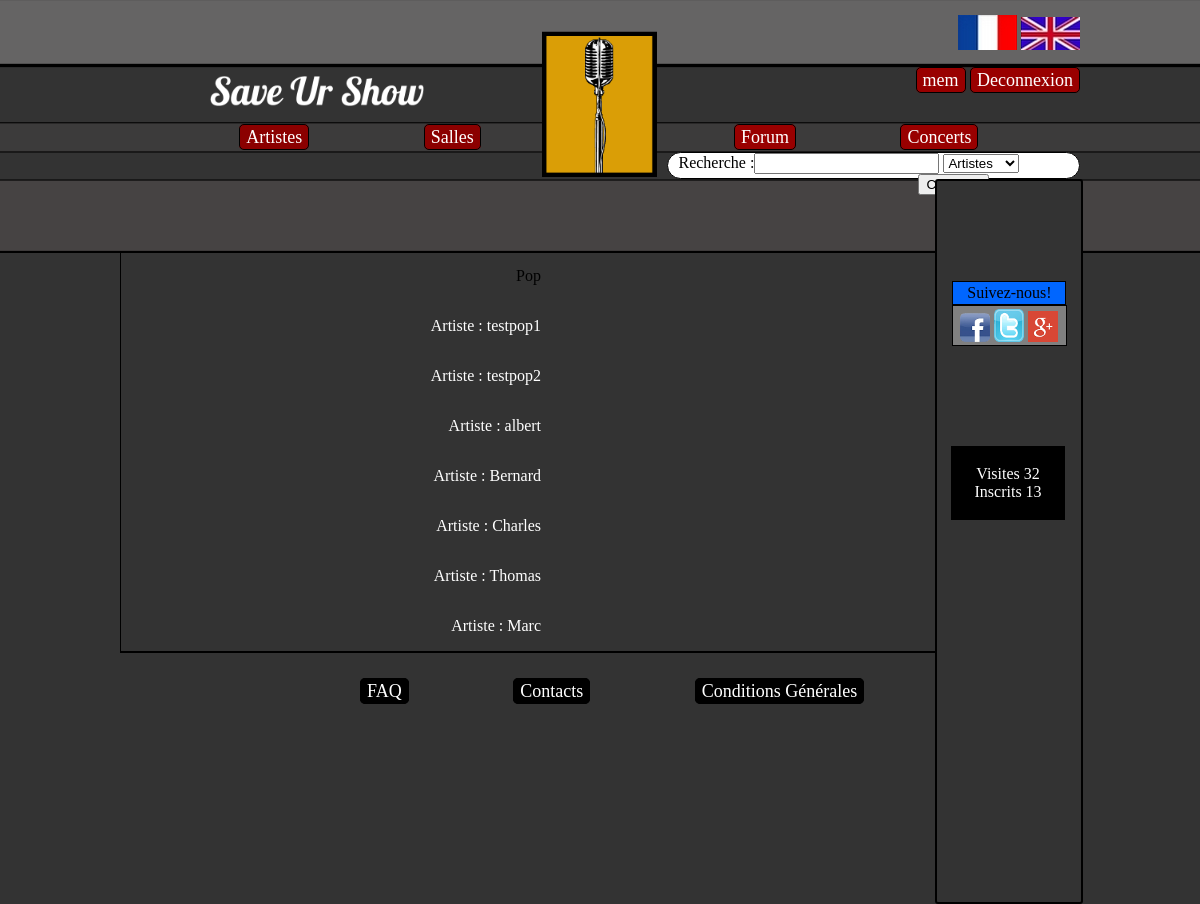
The app's page /SaveUrShow/index.php?page=genre&genre=pop (signed in) with its own data.
### tables this page shows
CREATE TABLE IF NOT EXISTS `statistique` (
  `ID` int(11) NOT NULL AUTO_INCREMENT,
  `nombre_inscrit` int(11) DEFAULT NULL,
  `nombre_visite` int(11) DEFAULT NULL,
  PRIMARY KEY (`ID`)
);

CREATE TABLE IF NOT EXISTS `artiste` (
  `ID` int(11) NOT NULL AUTO_INCREMENT,
  `nom_artiste` varchar(25) NOT NULL,
  `date_ajout_artiste` datetime DEFAULT NULL,
  `image_artiste` varchar(255) DEFAULT NULL,
  `bio_artiste` text,
  `ID_genre` int(11) NOT NULL,
  PRIMARY KEY (`ID`)
);

### SaveUrShow/controleurs/genre.php (called while the page is built)
<?php
	include('modeles/modele_recherche.php');
	$genre = $_GET['genre'];
	$ID=searchGenre($genre);
	$reqGenre=searchIDArtiste($ID['ID']);
	include('vues/header.php');
	include('vues/vue_resultatGenre.php');
	include('vues/footer.php');
 ?>

### SaveUrShow/controleurs/fr.php (called while the page is built, shortened)
<?php
	$DECONNEXION = 'Deconnexion';
	$TXT_ARTISTES = 'Artistes';
	$TXT_SALLES = 'Salles';
	$TXT_CONCERTS = 'Concerts';
	$TXT_FORUM = 'Forum';
	$RECHERCHE = 'Recherche :';
	$TXT_SUIVRE = 'Suivez-nous!';
	$TXT_CONNECTES = 'Visites';
	$TXT_INSCRITS = 'Inscrits';
	$TXT_ARTISTE = 'Artiste';
$POP = 'Pop';
 ?>

### SaveUrShow/modeles/modele_stat.php (called while the page is built, shortened)
<?php
	function nbrVisite(){
	global $bdd;
	$req = $bdd -> prepare("SELECT nombre_visite FROM statistique");
	$req -> execute();
	$res = $req->fetch();
	return $res[0];
	}
	function nbrInscrit(){
		global $bdd;
		$req = $bdd -> prepare("SELECT count(ID) FROM membre");
		$req -> execute();
	$res = $req->fetch();
	return $res['count(ID)'];
	}
 ?>

### SaveUrShow/modeles/modele_recherche.php (called while the page is built, shortened)
<?php
	function searchGenre($genre){
		global $bdd;
			$req = $bdd -> query("SELECT ID FROM genre WHERE genre like '%$genre%'");
			 $data=$req->fetch();
			return $data;
	}
	function searchIDArtiste($ID){
		global $bdd;
			$req = $bdd -> query("SELECT nom_artiste FROM artiste WHERE ID_genre = '$ID'");
			return $req;
	}
?>

### SaveUrShow/vues/vue_resultatGenre.php (the view)
<?php
	if ($genre == 'pop'){
		echo '<p class="standard"> '.$POP.'';
	}
	elseif ($genre == 'classique') {
		echo '<p class="standard"> '.$CLASSIC.'';
	}
	elseif ($genre == 'worldMusic') {
		echo '<p class="standard"> '.$_MUSIQUE_MONDE.'';
	}
	elseif ($genre == 'metal') {
		echo '<p class="standard"> '.$METAL.'';
	}
	elseif ($genre == 'reggae') {
		echo '<p class="standard"> '.$REGGAE.'';
	}
	elseif ($genre == 'variete') {
		echo '<p class="standard"> '.$VARIETE.'';
	}
	elseif ($genre == 'alternatif') {
		echo '<p class="standard"> '.$ALTERNATIF.'';
	}
	elseif ($genre == 'electro') {
		echo '<p class="standard"> '.$ELECT.'';
	}
	elseif ($genre == 'rb') {
		echo '<p class="standard"> '.$_R_B.'';
	}
	elseif ($genre == 'jazz') {
		echo '<p class="standard"> '.$JAZZ.'';
	}
	elseif ($genre == 'rap') {
		echo '<p class="standard"> '.$RAP.'';
	}
	elseif ($genre == 'rock') {
		echo '<p class="standard"> '.$ROCK.'';
	}
	foreach ($reqGenre as $nom_artiste) {
				echo '<p class="standard"> <a href="?page=artiste&artiste='.$nom_artiste['nom_artiste'].'"> '.$TXT_ARTISTE.' : '.$nom_artiste['nom_artiste'].'</a><br /></p>';
			}
 ?>

### SaveUrShow/vues/header.php (shortened to what this page needs)
<!doctype html>
<html lang="en">
<head>
<link rel="stylesheet" href="ressources/style.css" type="text/css" media="screen" />
<body>
<header>
	<div id="logo">
	</div>
	<a href="?page=accueil"><div id="nom">
	</div></a>
	<div id="drapeau">
	<a href="?page=select_lang&lang=fr"> <img src="ressources/image/drap_fr.png" alt="Version Française" /></a>
	<a href="?page=select_lang&lang=en"> <img src="ressources/image/drap_en.png" alt="Version Anglaise"/></a>
	</div>
	<div id="connexion">
		<ul>
			<?php
			if (!isset($_SESSION['pseudo'])){
				echo '
				<li class="zone1"><a href="?page=connexion">'.$CONNEXION.'</a></li>
				<li class="zone1"><a href="?page=inscription">'.$INSCRIPTION.'</a></li>';
			}else{
				echo'
				<li class="zone1"><a href="?page=profil&profil='.$_SESSION['pseudo'].'">'.$_SESSION['pseudo'].'</a></li>
				<li class="zone1"><a href="?page=deconnexion">'.$DECONNEXION.'</a></li>';
			}
			 ?>
		</ul>
	</div>
	<div id="artistes_salles">
		<ul>
			<li class="boutons1"><a href="?page=listeartiste"><?php echo $TXT_ARTISTES;?></a></li>
			<li class="boutons1"><a href="?page=listeSalles"><?php echo $TXT_SALLES;?></a></li>
		</ul>
	</div>
	<div id="forum_concerts">
		<ul>
			<li class="boutons2"><a href="?page=forum"><?php echo $TXT_FORUM;?></a></li>
			<li class="boutons2"><a href="?page=listeConcerts"><?php echo $TXT_CONCERTS;?></a></li>
		</ul>
	</div>
	<div class="Rechercher">
			<form action="index.php?page=recherche" method="post" name="Recherche">
			<label><?php echo $RECHERCHE;?></label><input type="text" name="mot_cle" id="mot_cle"/>
					<select name="type_recherche">
						<option value="1"><?php echo $TXT_ARTISTES;?></option>
					</select>
			</form>
	</div>
	<span id="bordure">
	<div id="Suivre"><span class="a3"><?php echo $TXT_SUIVRE;?></span>
	</div>
	<div class="reseaux">
		<div> <a href="https://www.facebook.com/pages/Save-Ur-Show/281799091982222?fref=ts"> <img class="reseauxsociaux" src="ressources/image/facebook.png" /></a> <span></span>
		</div>
		<div> <a href="https://twitter.com/SaveUrShow01"> <img class="reseauxsociaux" src="ressources/image/twitter.png"/></a> <span></span>
		</div>
		<div> <a href="https://plus.google.com/"> <img class="reseauxsociaux" src="ressources/image/g.png"/></a> <span></span>
		</div>
	</div>
	<div class="statistique">
		<p> <?php echo $TXT_CONNECTES;?> <?php echo $nbrVisite; ?> <br />
			<?php echo $TXT_INSCRITS;?> <?php echo $nbrInscrit; ?>
		</p>
	</div>
	</span>
</header>
<div id="contenu">

### SaveUrShow/ressources/style.css (style rules this page uses)
body { background-size: 250px; background-image:url(image/haut.png); background-position:center top; background-repeat: repeat-x; background-color: #333333; margin:auto; width: 960px; }
#logo { background-size: 12%; margin:auto; height: 200px; background-image: url(image/Logo.png); background-position: center; background-repeat: no-repeat; }
#nom { background-size: 230px; margin-left: 90px; margin-top:-140px; height: 70px; width:30%; background-image: url(image/Titre.png); background-position: left top; background-repeat: no-repeat; }
#drapeau { float:right; margin-top:-115px; margin-right:0px; }
#connexion ul { color:black; font-size: 18px; float:left; }
#connexion { float:right; margin-right:0px; margin-top:-78px; }
.zone1 { display:inline; width:20%; background-color:#990000; text-align:center; padding:2px 6px 2px 6px; border-style:solid; border-width:1px; border-radius:5px; }
#artistes_salles ul { width: 90%; font-size: 18px; float:right; }
#artistes_salles { float:left; margin-left:80px; margin-top:-21px; }
.boutons1 { display:inline; width:20%; background-color:darkred; text-align:center; padding:2px 6px 2px 6px; border-style:solid; border-width:1px; border-radius:5px; margin-right:110px; }
#forum_concerts ul { display:inline-block; width: 90%; font-size: 18px; float:right; }
#forum_concerts { float:right; margin-top:-21px; }
.boutons2 { display:inline; width:20%; background-color:#990000; text-align:center; padding:2px 6px 2px 6px; border-style:solid; border-width:1px; border-radius:5px; margin-right: 100px; }
.Rechercher { display:block; width:16.1%; height: 23px; background-color:white; text-indent: -240px; padding:0px 6px 2px 250px; border-style:solid; border-width:1px; border-radius:15px; margin-right: 0px; float:right; margin-top:-14px; }
#Suivre { position:relative; width:100px; background-color:#0066FF; text-align:center; padding:2px 6px 2px 6px; border-style:solid; border-width:1px; margin: auto; margin-top:100px; }
.reseaux { position:relative; display:block; width:70%; background-color:grey; text-align:center; padding:2px 6px 2px 6px; border-style:solid; border-width:1px; height: 35px; margin:auto; }
.reseaux div { display:inline-block; }
.reseauxsociaux { width:30px; margin: 0px; margin-top:1px; display: block; margin-left: 0px; }
.statistique { position:relative; width:70%; background-color:ThreeDDarkShadow; text-align:center; padding:2px 6px 2px 6px; border-style:solid; border-width:1px; float:right; margin-left:16px; margin-right:16px; margin-top:100px; margin-bottom: 100px; }
#bordure { position:relative; display:inline-block; width: 15%; height: 721px; margin-top:13px; margin-right:-416px; background-color: #333333; border-style: solid; border-radius: 3px; border-width: 2px; float:right; border-color: black; }
a { text-decoration:none; color:#FFFFFF; }
.statistique p { color:#FFFFFF; }
#contenu { margin-top:121px; border-bottom-style:solid; border-bottom-color:#000000; border-bottom-width:2px; border-left-style:solid; border-left-color:#000000; border-left-width:1px; margin-right:143px; }
ul { list-style: none; }
.standard { display : inline-block ; width : 420px ; text-align : right ; }

### records on screen
statistique: nombre_visite "32"
artiste: nom_artiste "testpop1"
artiste: nom_artiste "testpop2"
artiste: nom_artiste "albert"
artiste: nom_artiste "Bernard"
artiste: nom_artiste "Charles"
artiste: nom_artiste "Thomas"
artiste: nom_artiste "Marc"

### other values on screen
$_SESSION['pseudo'] "mem"
$DECONNEXION "Deconnexion"
$TXT_ARTISTES "Artistes"
$TXT_SALLES "Salles"
$TXT_FORUM "Forum"
$TXT_CONCERTS "Concerts"
$RECHERCHE "Recherche :"
$TXT_SUIVRE "Suivez-nous!"
$TXT_CONNECTES "Visites"
$TXT_INSCRITS "Inscrits"
$nbrInscrit "13"
$POP "Pop"
$TXT_FAQ "FAQ"
$TXT_CONTACTS "Contacts"
$TXT_CG "Conditions Générales"
